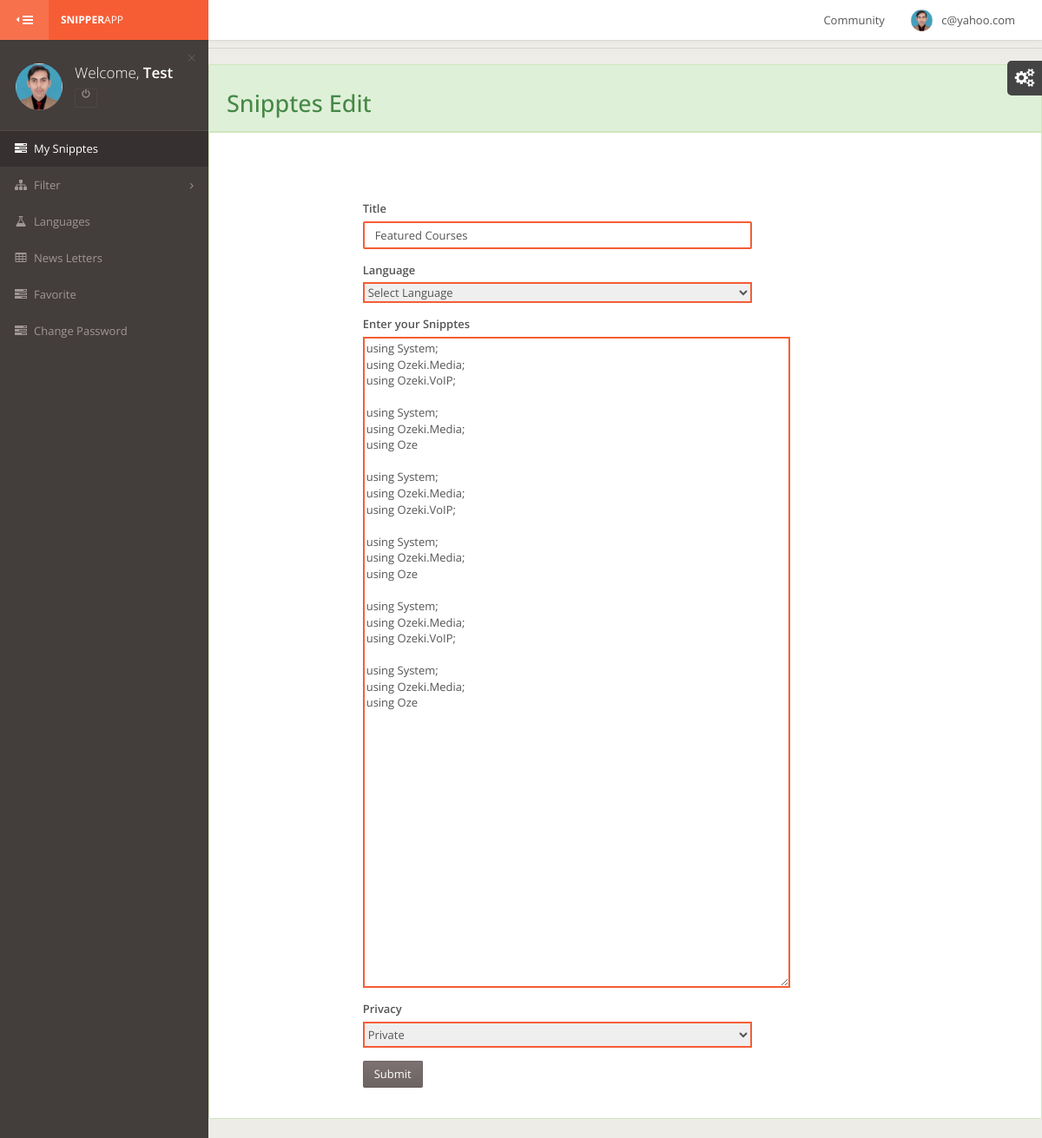
/User/mysnipptes_detail_edit.php?id=8&userid=c@yahoo.com (signed in), run on the app's committed database.
### tables this page shows
CREATE TABLE IF NOT EXISTS `uprofile` (
  `id` int(11) NOT NULL auto_increment,
  `fname` varchar(100) NOT NULL,
  `name` varchar(100) NOT NULL,
  `email` varchar(100) NOT NULL,
  `Password` varchar(100) NOT NULL,
  `birthday` varchar(100) NOT NULL,
  `Country` varchar(100) NOT NULL,
  `Location` varchar(100) NOT NULL,
  `contact` text NOT NULL,
  `gender` varchar(10) NOT NULL,
  `photo` text NOT NULL,
  `status` varchar(100) NOT NULL default 'a',
  PRIMARY KEY  (`id`)
);

CREATE TABLE IF NOT EXISTS `addsnippts` (
  `sniptsid` int(11) NOT NULL auto_increment,
  `title` varchar(250) NOT NULL,
  `user` varchar(250) NOT NULL,
  `languages` varchar(250) NOT NULL,
  `description` text NOT NULL,
  `date` timestamp NOT NULL default CURRENT_TIMESTAMP on update CURRENT_TIMESTAMP,
  `snippts_status` varchar(20) NOT NULL default 'A',
  `gernal_status` varchar(30) NOT NULL,
  PRIMARY KEY  (`sniptsid`)
);

### User/mysnipptes_detail_edit.php (the view, shortened to what this page needs)
﻿<?php include "header.php";
$id  = $_GET['id'];
$select  = "select * from  addsnippts where sniptsid = '$id' ";
$res =mysql_query($select);
$row=mysql_fetch_array($res);
	$DBlangu 	 =  $row['languages'];
 ?>
        <div id="page-wrapper" >
            <div id="page-inner">
                <div class="row">
                    <div class="col-md-12">
                    </div>
                </div>
                 <hr />
            <div class="row">
                <div class="col-md-12">
                    <div class="panel panel-success">
                        <div class="panel-heading">
                            <h2> Snipptes Edit</h2>
                        </div>
                <div class="panel-body">
                </div>
                        <div class="panel-body">
                            <div class="row">
                                <div class="col-md-2 col-xs-12">&nbsp;&nbsp;</div>
                                <div class="col-md-6 col-md-12">
                                    <form role="form" method="post" enctype="multipart/form-data">
                                        <div class="form-group groupbotom">
                                            <label class="txtLbls">Title</label>
                                            <input class="form-control txtfields" name="title" value="<?php echo $row['title']; ?>" />
                                        </div>
                                        <div class="form-group">
                                            <label class="txtLbls">Language</label>
                                           <select class="snippts txtfields" name="lang" size="1">
                                             <option value="1">Select Language</option>
                                           <?php
										  $tbl = mysql_query("select * from tbl_language");
						                 while($rows=mysql_fetch_array($tbl))
				                    	 {
										 ?>
										   <option value="<?php echo $rows['lanid'];?>" <?php if ($rows['lanid'] == $DBlangu) { echo "selected"; } ?>><?php echo $rows['langname'];?></option>
                                           <?php } ?>
                                           </select>
                                        </div>
                                        <div class="form-group">
                                            <label class="txtLbls">Enter your Snipptes</label>
                                             <textarea class="txtfields" name="desc" cols="67" rows="40"><?php echo $row['description']; ?></textarea>
                                        </div>
                                        <div class="form-group">
                                            <label class="txtLbls">Privacy</label>
                                             <select class="txtfields snippts" name="Public">
                                            <?php
                                            if($rows['langname']=='PU'){
											?>
                                             <option selected="selected" value="PU">Public</option>
                                             <option  value="PR">Private</option>
                                            <?php } else {?>
                                             <option selected="selected"  value="PR">Private</option>
                                            <?php } ?>
                                             </select>
                                        </div>
                                        <div class="form-group">
                                            <input type="submit" name="submit" class="btn btn-primary" value="Submit" />
                                        </div>
                                    </form>
                                    </div>
                                <div class="col-md-4 col-xs-12">&nbsp;&nbsp;</div>
                        </div>
                    </div>
                    </div>
                </div>
            </div>
        </div>
<?php include "footer.php" ?>

### User/header.php (shortened to what this page needs)
<?php
$UserSessions	= $_SESSION['user_sess'];
$querySesion   =  "SELECT * FROM uprofile WHERE email = '$UserSessions'";
$resSesion   =  mysql_query($querySesion) or die(mysql_error());
while($rowSesion  =  mysql_fetch_array($resSesion))
{
  $UserFirstName    = $rowSesion['fname'];
  $MyPhoto        = $rowSesion['photo'];
}
?>
<!DOCTYPE html>
 <html class="gt-ie8 gt-ie9 not-ie">
<head>
	<link href="assets/stylesheets/bootstrap.min.css" rel="stylesheet" type="text/css">
	<link href="assets/stylesheets/landerapp.min.css" rel="stylesheet" type="text/css">
	<link href="assets/stylesheets/widgets.min.css" rel="stylesheet" type="text/css">
	<link href="assets/stylesheets/rtl.min.css" rel="stylesheet" type="text/css">
	<link href="assets/stylesheets/themes.min.css" rel="stylesheet" type="text/css">
</head>
<body class="theme-default main-menu-animated">
<div id="main-wrapper">
	<div id="main-navbar" class="navbar navbar-inverse" role="navigation">
		<button type="button" id="main-menu-toggle"><i class="navbar-icon fa fa-bars icon"></i><span class="hide-menu-text">HIDE MENU</span></button>
		<div class="navbar-inner">
			<div class="navbar-header">
				<a href="profile.php" class="navbar-brand">
					<strong>Snipper</strong>App
				</a>
			</div>
			<div id="main-navbar-collapse" class="collapse navbar-collapse main-navbar-collapse">
				<div>
					<div class="right clearfix">
                        <ul class="nav navbar-nav pull-right right-navbar-nav">
							<li class="dropdown">
								<a href="#" class="dropdown-toggle user-menu" data-toggle="dropdown">
									<img src="<?php echo '../'.$MyPhoto;?>" alt="<?php echo '../'.$MyPhoto;?>">
									<span><?php echo $_SESSION['user_sess']; ?></span>
								</a>
							</li>
						</ul>
                        <ul class="nav navbar-nav pull-right right-navbar-nav">
							<li class="dropdown">
								<a href="community.php">
									<span><?php echo 'Community' ?></span>
								</a>
							</li>
						</ul>
					</div>
				</div>
			</div>
		</div>
	</div>
	<div id="main-menu" role="navigation">
		<div id="main-menu-inner">
			<div class="menu-content top" id="menu-content-demo">
				<div>
					<div class="text-bg"><span class="text-slim">Welcome,</span> <span class="text-semibold"><?php echo $UserFirstName ?></span></div>
					<img src="<?php echo '../'.$MyPhoto;?>" alt="" class="">
					<div class="btn-group">
						<a name="logout" title="logout" href="../logout.php" class="btn btn-xs btn-danger btn-outline dark"><i class="fa fa-power-off"></i></a>
					</div>
					<a href="#" class="close">&times;</a>
				</div>
			</div>
			<ul class="navigation">
				<li class="active">
					<a href="mysnipptes.php"><i class="menu-icon fa fa-tasks"></i><span class="mm-text">My Snipptes</span></a>
				</li>
                <li class="mm-dropdown">
					<a href="#"><i class="menu-icon fa fa-sitemap"></i><span class="mm-text">Filter</span></a>
				</li>
				<li>
					<a href="languages.php"><i class="menu-icon fa fa-flask"></i><span class="mm-text">Languages</span></a>
				</li>
				<li>
					<a href="#"><i class="menu-icon fa fa-table"></i><span class="mm-text">News Letters</span></a>
				</li>
				<li>
					<a href="faveret.php"><i class="menu-icon fa fa-tasks"></i><span class="mm-text">Favorite</span></a>
				</li>
				<li>
					<a href="change_password.php"><i class="menu-icon fa fa-tasks"></i><span class="mm-text">Change Password</span></a>
				</li>
			</ul>
		</div>
	</div>

### User/mysnipptes_detail_edit.php (style rules this page uses)
.snippts { width:100%; height:30px; }
.txtfields { border:2px solid #F65D35; }
.txtlbls { float:left !important; margin-right:4%; }

### data on the page
uprofile: photo (picture), fname "Test"
addsnippts: title "Featured Courses", desc "using System; using Ozeki.Media; using Ozeki.VoIP; using System; using Ozeki.Media; using Oze using System; using Ozeki.Media; using Ozeki.VoIP; using System; using Ozeki.Media; using Oze using System; using Ozeki.Media; using Ozeki.VoIP; using System; using Ozeki.Media; using Oze"

### other printed values
$_SESSION['user_sess'] "c@yahoo.com"
